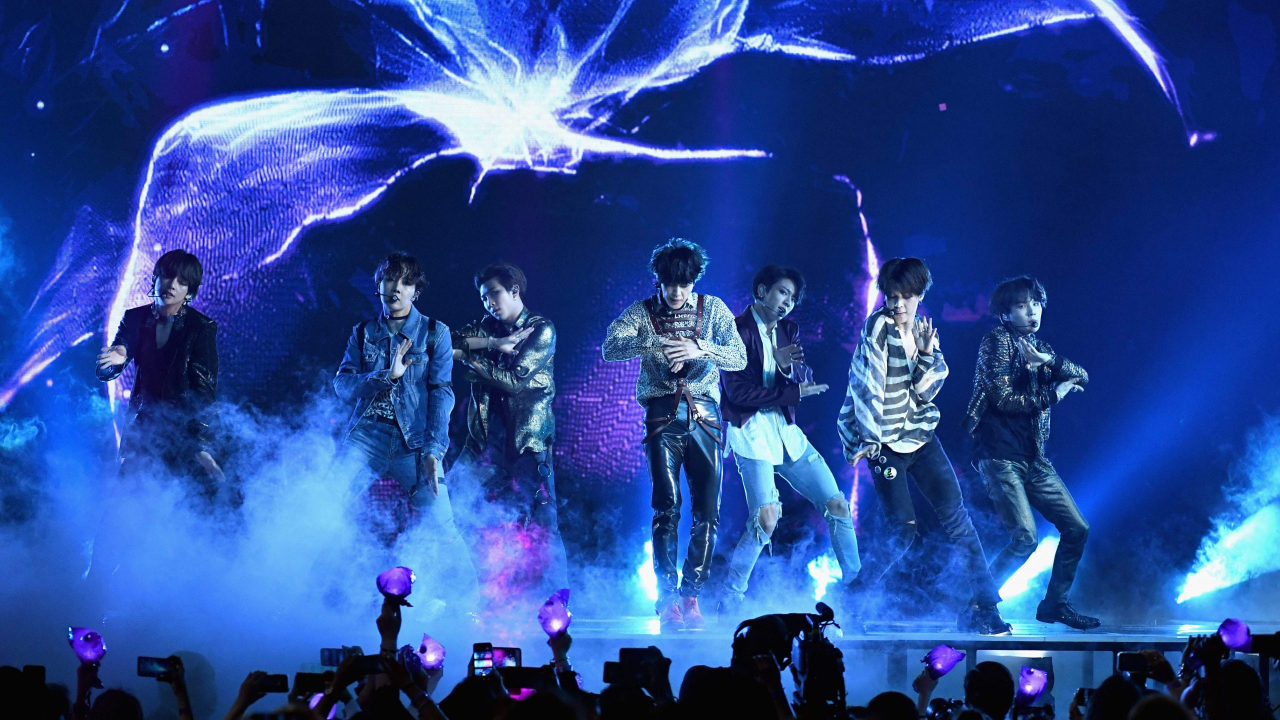
#> input picture BTS.jpg, 2560 x 1440 px, given in place of the camera (shown at 1/2 size)
$ python perrito.py
#> lines starting #> are read from the running program, lines starting #| are printed output that depends on the picture
import numpy as np
import cv2


def apply_mask(face: np.array, mask: np.array) -> np.array:
    """Add the mask to the provided face, and return the face with mask."""
    mask_h, mask_w, _ = mask.shape
    face_h, face_w, _ = face.shape

    # Resize the mask to fit on face
    factor = min(face_h / mask_h, face_w / mask_w)
    new_mask_w = int(factor * mask_w)
    new_mask_h = int(factor * mask_h)
    new_mask_shape = (new_mask_w, new_mask_h)
    resized_mask = cv2.resize(mask, new_mask_shape)

    # Add mask to face - ensure mask is centered
    face_with_mask = face.copy()
    non_white_pixels = (resized_mask < 250).all(axis=2)
    off_h = int((face_h - new_mask_h) / 2)
    off_w = int((face_w - new_mask_w) / 2)
    face_with_mask[off_h: off_h+new_mask_h, off_w: off_w+new_mask_w][non_white_pixels] = \
         resized_mask[non_white_pixels]

    return face_with_mask


def main():
    cap = cv2.VideoCapture(0)

    # load mask
    mask = cv2.imread('brochag.png')

    # initialize front face classifier|
    cascade = cv2.CascadeClassifier(cv2.data.haarcascades + 'haarcascade_frontalface_default.xml')

    while(True):
        # Capture frame-by-frame
        ret, frame = cap.read()
#> frame is the input picture: shape (1440, 2560, 3); mean B, G, R 149.5, 73.7, 42.1
        frame_h, frame_w, _ = frame.shape
#> frame_h = 1440; frame_w = 2560

        # Convert to black-and-white
        gray = cv2.cvtColor(frame, cv2.COLOR_BGR2GRAY)
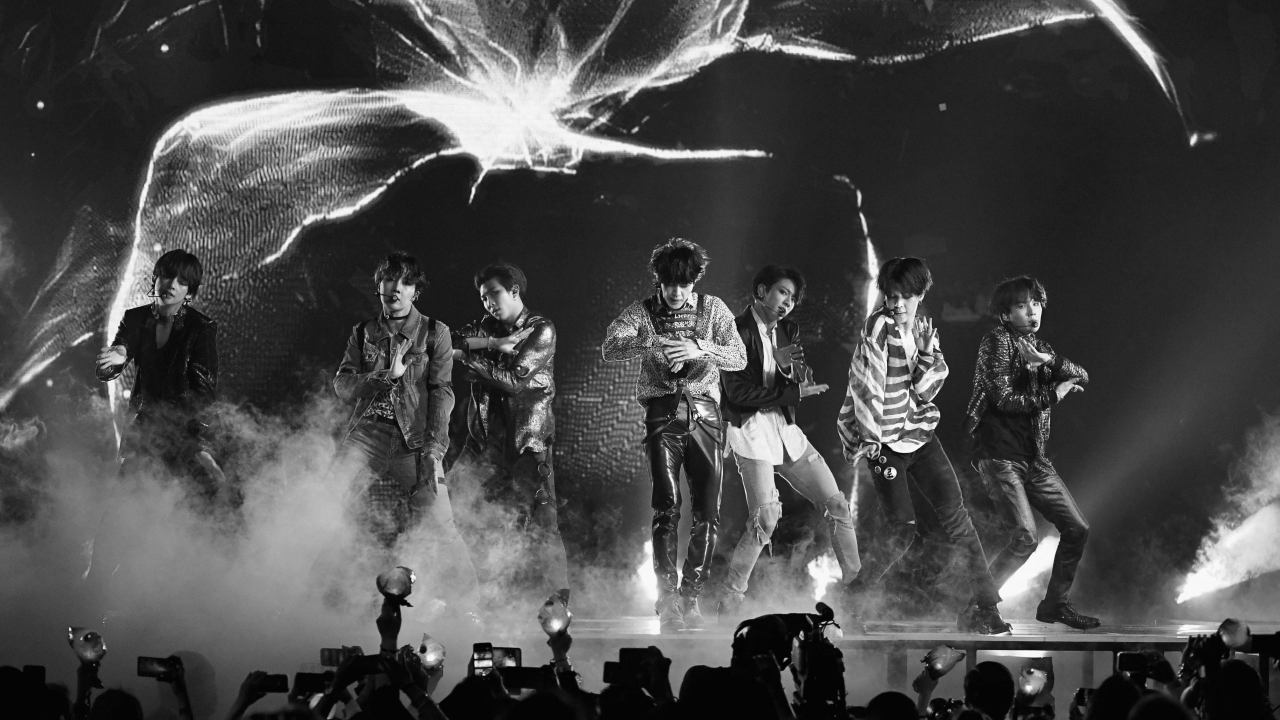
#> gray: shape (1440, 2560) (shown at 1/2 size); min 0, max 255, mean 72.9
        blackwhite = cv2.equalizeHist(gray)
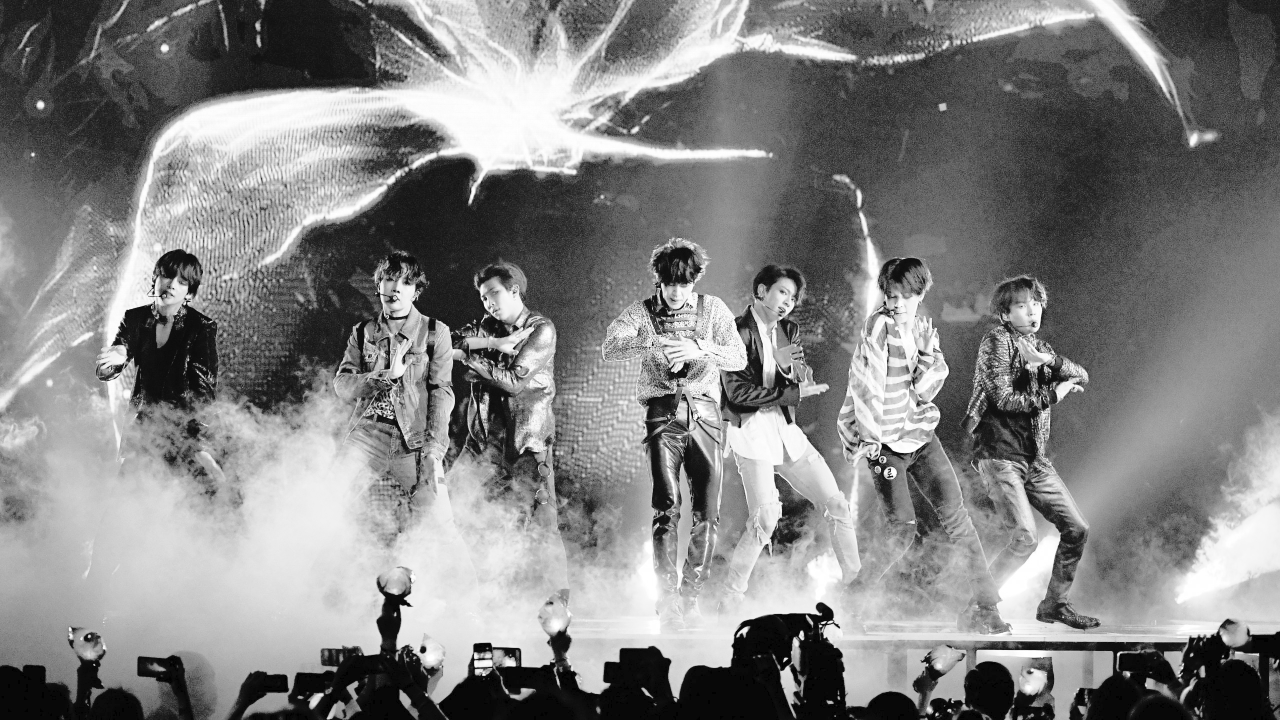
#> blackwhite: shape (1440, 2560) (shown at 1/2 size); min 0, max 255, mean 128.8

        # Detect faces
        rects = cascade.detectMultiScale(
            blackwhite, scaleFactor=1.2, minNeighbors=4, minSize=(30, 30),
            flags=cv2.CASCADE_SCALE_IMAGE)
#> rects = [[1606, 1098, 84, 84]]

        # Add mask to faces
        for x, y, w, h in rects:
            # crop a frame slightly larger than the face
            y0, y1 = int(y - 0.25*h), int(y + 0.75*h)
            x0, x1 = x, x + w

            # give up if the cropped frame would be out-of-bounds
            if x0 < 0 or y0 < 0 or x1 > frame_w or y1 > frame_h:
                continue

            # apply code that inputted into interactive prompt earlier
            frame[y0: y1, x0: x1] = apply_mask(frame[y0: y1, x0: x1], mask)
#> this loop made 1 pass
#> (x, y, w, h, y0, y1, x0, x1) on pass 1: (1606, 1098, 84, 84, 1077, 1161, 1606, 1690)

        # Display the resulting frame
        cv2.imshow('frame', frame)
        if cv2.waitKey(1) & 0xFF == ord('q'):
            break

    # When everything done, release the capture
    cap.release()
    cv2.destroyAllWindows()


if __name__ == '__main__':
#> (the run stopped early here; a loop or call above may not have finished)

$ run again, on OG1.jpg
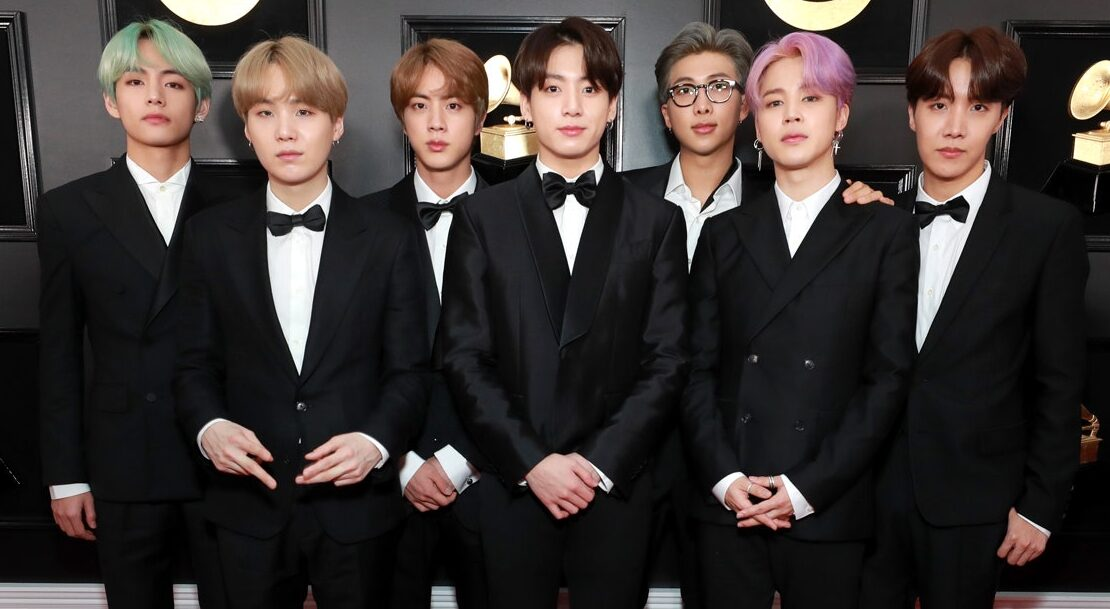
#> input picture OG1.jpg, 1110 x 609 px, given in place of the camera
#> in main, frame is the input picture: shape (609, 1110, 3); mean B, G, R 50.7, 52.7, 59.5
#> in main, `gray = cv2.cvtColor(frame, cv2.COLOR_BGR2GRAY)`:
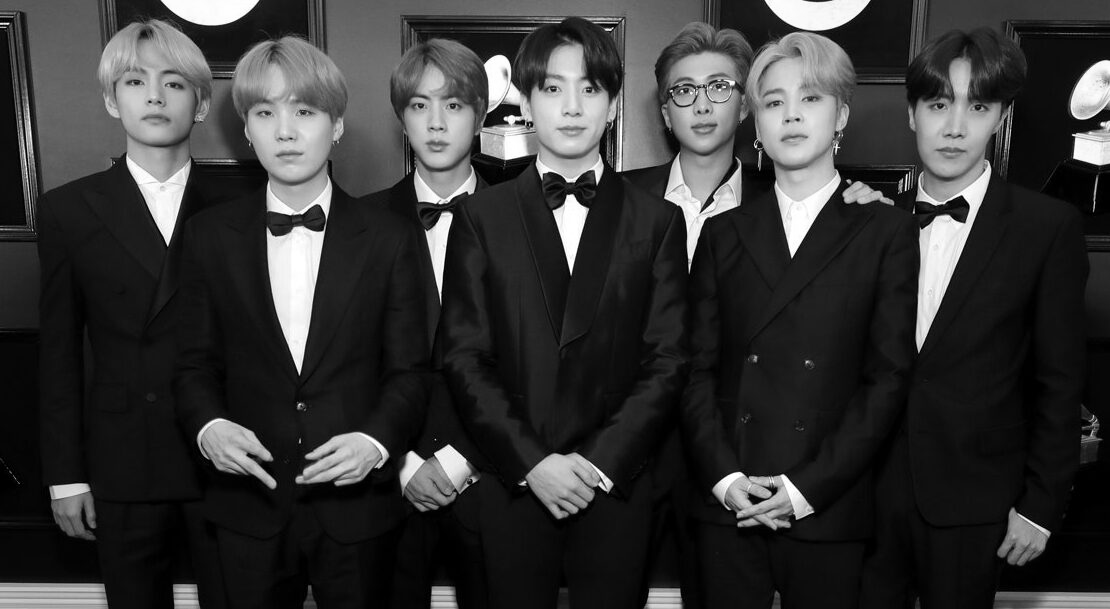
#> gray: shape (609, 1110); min 0, max 255, mean 54.5
#> in main, `blackwhite = cv2.equalizeHist(gray)`:
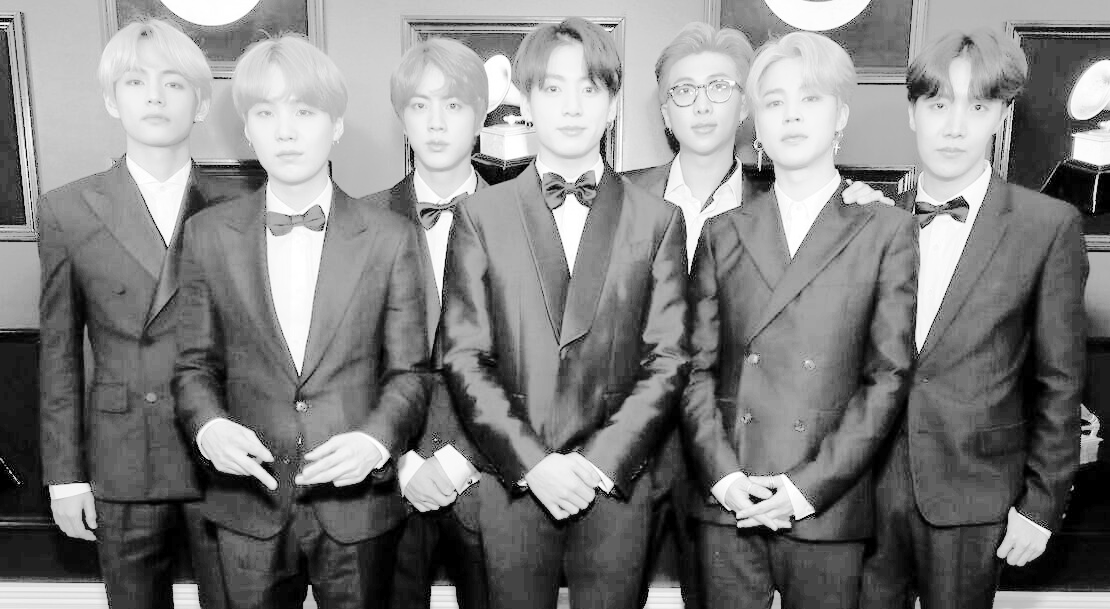
#> blackwhite: shape (609, 1110); min 0, max 255, mean 128.2
#> rects = [[1030, 405, 63, 63], [395, 75, 83, 83], [657, 52, 93, 93], [243, 81, 84, 84], [99, 38, 114, 114], [742, 58, 104, 104], [887, 45, 144, 144], [69, 294, 118, 118]]
#> the loop in main, `for x, y, w, h in rects:` made 1 pass
#> (x, y, w, h, y0, y1, x0, x1) on pass 1: (1030, 405, 63, 63, 389, 452, 1030, 1093)
